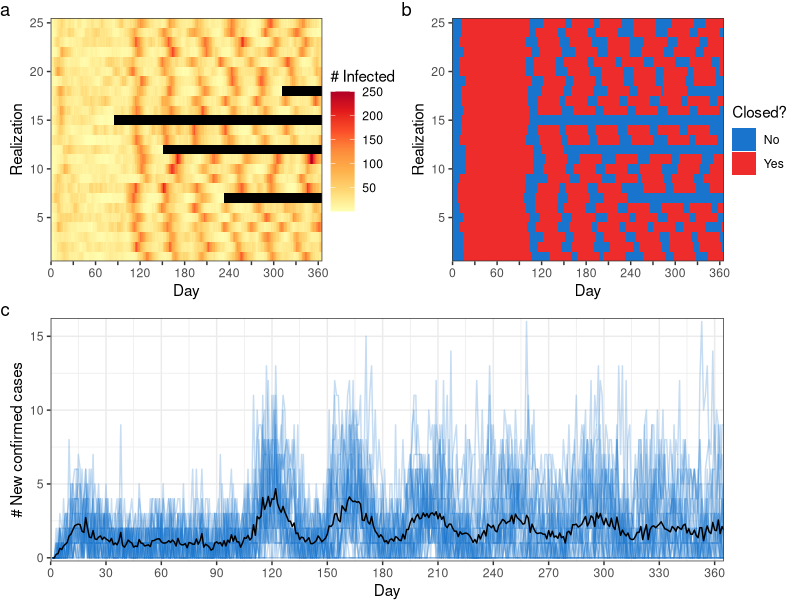
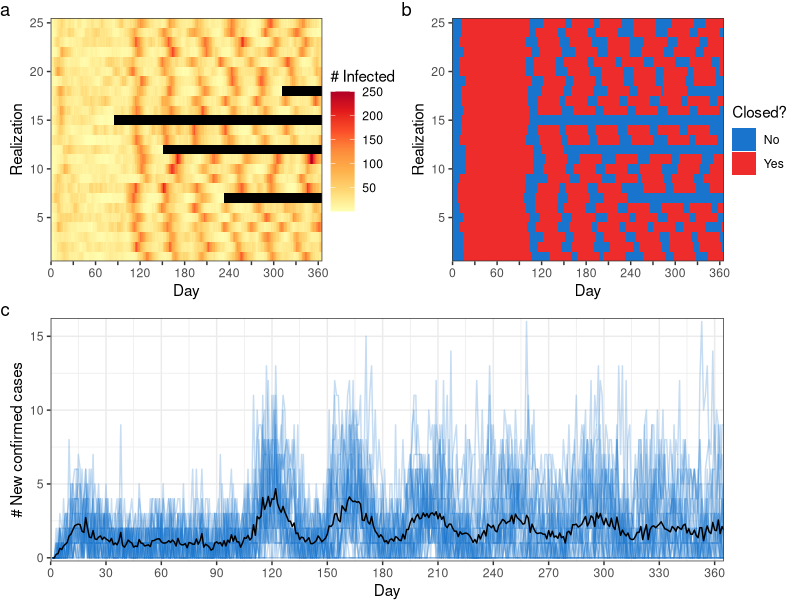

Source code (R) for these figures, in order:
#     covidHier0.35Lite_singlepatch_scenarios.R runs simulations for NPI scenarios, visualizes results and outputs figure.
#     Copyright (C) 2021  Kathyrn R Fair, Vadim A Karatayev
#
#     This program is free software: you can redistribute it and/or modify
#     it under the terms of the GNU General Public License as published by
#     the Free Software Foundation, either version 3 of the License, or
#     (at your option) any later version.
#
#     This program is distributed in the hope that it will be useful,
#     but WITHOUT ANY WARRANTY; without even the implied warranty of
#     MERCHANTABILITY or FITNESS FOR A PARTICULAR PURPOSE.  See the
#     GNU General Public License for more details.
#
#     You should have received a copy of the GNU General Public License
#     along with this program.  If not, see <https://www.gnu.org/licenses/>.

library(abind); library(fields); library(ggplot2); library(RColorBrewer); library(patchwork);library(dplyr);

#Select the scenario you want to consider; moderate level of NPIs ("moderate"), high trigger prevalence ("hightrig"), low percieved risk ("lowomega"), high percieved risk ("highomega"), no NPIs ("donothing"), long closures ("longclose")
scenario.select<-"moderate"

#Notes:
# one parameter renamed here, we have xi=dlt
#pi here (not in parms matrix, fixed at 0.2) is fraction of people who never develop symptoms. So asymptomatic stage is a bit longer and a fraction pi go A->R
#Mfact scales how much travel happens compared to reality. Mfact=1 is just movement from commuting data but really other people travel too, so baseline travel is Mfact=1.5 (irrelevant here because we don't include travel)
#epsP allows voluntary distancing efficacy to differ from that of closures (epsP=eps in paper)
#Tg and Tl are the closure thresholds, n0 is fraction initially infected
#Msave is the travel matrix (currently set so there is no connectivity between patches)

### GENERIC SETUP
years<- 1
samples<-25
pop<-50000
parms=cbind(N=rep(pop, samples),births=0.000051084, deaths=0.000020737, coviddeaths=0.0066, Mfact=1.5,s=0.2,Tg=1,Tl=1.5e-4,beta=0.43,tauI=0.3,tauEAf=0,epsP=0.85,eps=0.85,w=0.45,omg=44356,r=0.19,eta=0.8,dlt=0,alpha=0.4,sig=0.4,rho=0.67,n0=0.0001,M=diag(pop, samples, samples));

if (scenario.select=="hightrig") {parms[,"Tl"]<-2e-3;}
if (scenario.select=="lowomega") {parms[,"omg"]<-4435.6;}
if (scenario.select=="highomega") {parms[,"omg"]<-443560;}
if (scenario.select=="donothing") {parms[, c("tauI")]<-0;}


inCstart= parms[1,"Tl"]; #set initial trigger prevalence equal to dynamic trigger prevalence
inClen=30*3 #Duration of initial province closure
Resurge=30 #Duration of additional closures
NP=ncol(parms)-nrow(parms)

if (scenario.select=="longclose") {Resurge=120;}

#Defining model state space. Tn, Tk, Da, and Di are all untested, tested, asymptomatics, and infecteds.
#Nt tracks cumulative # positive cases (including those recovered)
#C tracks # days since last closure, but in output msim converts all positive C entries into eps
Tn=c("A","SA","I","SI"); Tk=c("Ak","SAk","Ik","SIk"); Da=c("A","Ak","SA","SAk"); Di=c("I","Ik","SI","SIk"); Snm=c("S","E",Da,Di,"R", "Rd", "Nt","C", "Ci", "Ct", "B", "D", "CN");


#these functions handle all the state transitions. Input x is a matrix where 1st half of columns are source states and 2nd half are destination states
gpTransB=function(x,Prs,seed,nc=ncol(x)){
	xvp=cbind(as.vector(x[,1:(nc/2)]),as.vector(Prs))
	if(max(xvp[,1])==0) return(x);  #if no untested, nobody to move over to tested, quit
	nz=(xvp[,1]*xvp[,2])>0; xvp[!nz,1]=0; #set any sample sizes where the prob is zero to zero so we don't need to run a binom for them
	set.seed(seed); xvp[nz,1]=apply(matrix(xvp[nz,],ncol=2),1,function(y) rbinom(1,y[1],y[2]));#run binom to figure out transfers
	return(x+matrix(c(-xvp[,1],xvp[,1]),ncol=nc))
}
#gpTrans is a simplified version where one transition probability for all states.
#If recovery=TRUE have individuals from 1st columns of x all transitioning into the last column
gpTrans=function(x,Pr,seed,Recovery=FALSE, nc=ncol(x)){
	xv=as.vector(x[,1:c(nc/2,nc-1)[1+Recovery]])
	if(max(xv)==0) return(x); #if nobody to potentially transfer, quit
	set.seed(seed); xv[xv>0]=sapply(xv[xv>0], function(y) rbinom(1,y,Pr)); #decides how many from each compartment get shifted within each patch
	if(Recovery){ Tr=matrix(xv,ncol=nc-1); return(x+cbind(-Tr,rowSums(Tr))); };  #If for recovery, all get shifted to recovered
	return(x+matrix(c(-xv,xv),ncol=nc)); #Not for recovery so they get shifted out of first 1/2 of matrix into 2nd
}

#Transition probabilities for travel. Multinomial faster than many binomials. rs=TRUE returns just total # people going to each province
reshfl2=function(x,M,seed,rs=TRUE,L=ncol(M),xnm=diag(x)){
  #if there's no one to transfer just leave as is, otherwise calc transport
	set.seed(seed); if(max(x)>0) xnm[,x>0]=apply(matrix(rbind(x,M)[,x>0],nrow=L+1), 2, function(y) rmultinom(1,y[1],y[-1])); #use columns where top row is number in comparment, rows below are probs of staying in/leaving home patch
	if(rs) return(rowSums(xnm)); return(xnm);
}

#birth function, input total population and output additions to succeptibles
gpBirth=function(x,Pr,seed,nc=ncol(x)){
  xv=as.vector(x)
  if(max(xv)==0) return(x); #if pop is zero, just quit bc no births
  set.seed(seed);
  #decides how many births to add to succeptible compartment for each patch
  xv[xv>0]=sapply(xv[xv>0], function(y) rbinom(1,y,Pr));
  #Add births to compartment in each patch
  Tr=matrix(xv); return(Tr);
}

#death function, input information on a compartment, outputs deaths for that compartment across patches
gpDeath=function(x,Pr,seed,nc=ncol(x)){
  xv=as.vector(x)
  if(max(xv)==0) return(x); #if no one in compartment, quit
  set.seed(seed);
  #decides how many deaths to remove from compartment for each patch
  xv[xv>0]=sapply(xv[xv>0], function(y) rbinom(1,y,Pr));
  #Remove deaths from the compartment in each patch
  Tr=matrix(xv); return(x-Tr);
}


#Modifier of travel matrix as people sick and/or tested positive less likely to travel by a proportion pstay
Mstay=function(M,pstay,Mod=M*(-(diag(ncol(M))-1)*(1-pstay))) Mod+diag(1-colSums(Mod))

meansd=function(x,wtR=1+x*0,wts=wtR/sum(wtR)){ xm=weighted.mean(x,wts); return(c(xm,sqrt(sum(wts*(x-xm)^2)))); }

#Main function handling all within-day transitions over state space S
m3iter=function(S,parms,seed,Ns=parms[,"N"]){

  #Introduce births and deaths
  #births
  Bk=S[,c("S")];
  S[,c("S")]=S[,c("S")] + gpBirth(rowSums(S[,c("S","E",Da,Di,"R")]),parms[1,"births"],seed+27);
  S[,c("B")] = S[,c("S")]-Bk;
  # non-covid deaths
  Ncurr=rowSums(S[,c("R","E",Da,Di, "S")]);
  S[,c("R","E",Da,Di, "S")]=apply(rbind(seed+(16:26), S[,c("R","E",Da,Di, "S")]), 2, function(x) gpDeath(x[-(1)],parms[1,"deaths"],x[1]))
  S[,c("D")] = Ncurr - rowSums(S[,c("R","E",Da,Di, "S")]);
  #Count up number of people in each patch after biths and deaths, to use for thresholds, etc
  Ns=rowSums(S[,c("S","E",Da,Di,"R")])

  S0k=S[,Tk]; #These are positive tests we already knew about (for individuals who are still alive)
	#Then testing results come back
	S[,c(Tn,Tk)]=gpTransB(S[,c(Tn,Tk)],as.vector(parms[,"tauI"]%*%t(c(parms[1,c("tauEAf","tauEAf")],1,1))),seed+3);
	#update cumulative total, and local active case prevalence based on our new testing
	S[,"Nt"]=S[,"Nt"]+rowSums(S[,Tk]-S0k); pos=rowSums(S[,Tk])/Ns;

	#Disease progression: pi is the fraction of people who never show symptoms (modeled implicitly)
	pi=0.2;
	## Removal without death from I
	S[,c(Di,"R")]=gpTrans(S[,c(Di,"R")],parms[1,"rho"]*(1-parms[1,"coviddeaths"]),seed,TRUE);
	## Removal via death from I
	S[,c(Di,"Rd")]=gpTrans(S[,c(Di,"Rd")],parms[1,"rho"]*parms[1,"coviddeaths"],seed,TRUE);
	## All other transitions
	S[,c(Da,"R")]=gpTrans(S[,c(Da,"R")],pi*prod(parms[1,c("sig","rho")]),seed,TRUE);
	S[,c(Da,Di)]=gpTrans(S[,c(Da,Di)],parms[1,"sig"]*(1-pi),seed+1);
	S[,c("E","A")]=gpTrans(S[,c("E","A")],parms[1,"alpha"]*(1-parms[1,"s"]),seed+2); S[,c("E","SA")]=gpTrans(S[,c("E","SA")],parms[1,"alpha"]*parms[1,"s"],seed+2.5);

	#Closure decisions: C tracks # days dC since last closure (ie units 1/eps rather than integers).
  ### Replace dC, dCt with -1 to get rid of closures
  dC=round(S[,"C"]/parms[1,"eps"]);
  dCt=round(S[,"Ct"]/parms[1,"eps"]);
  past_init<-(dCt>=inClen); in_init <-((S[,"Nt"]/Ns >= inCstart & dCt==0) | (dCt<inClen & dCt>0));
	decide= past_init & (dC==0 | dC>Resurge-1); #determines if we're past initial and any subesequent closures
  closed=parms[1,"eps"]*((pos > parms[,"Tl"]*decide & parms[,"Tl"]<1 & past_init==TRUE) | in_init | (pos==0 & decide==FALSE & parms[,"Tl"]<1 & past_init==TRUE));
	S[,"C"]=S[,"C"]*(!decide)+(past_init*closed);
	S[,"Ci"]=in_init*closed;
	S[,"Ct"]=S[,"Ct"] + closed;

	### NOTE: right now the below travel stuff is OK because we have no travel and the initial matrix (which has static population size) which is being used for caculating travel proportions is using the initial static population size to do so --- we will need to fix this to incorporate dynamic pop size if we add travel back in
	#Make modified travel matrices for people feeling sick and/or tested positive, then implement travel
	M=Mc=parms[,-(1:NP)]; Mc=M[1:nrow(M),]*(1-closed); diag(Mc)=diag(Mc)+1-colSums(Mc); McA=abind(Mc,Mstay(Mc,parms[1,"eta"]),Mstay(Mc,parms[1,"r"]),Mstay(Mc,1-(1-parms[1,"eta"])*(1-parms[1,"r"])),along=3);
	Ss=reshfl2(S[,"S"],Mc,seed+4,FALSE); Rearr=apply(rbind(seed+(5:14), c(1,1,1:2,1:2,3:4,3:4), S[,c("R","E",Da,Di)]), 2, function(x) reshfl2(x[-(1:2)],McA[,,x[2]],x[1]))
  Pstar=rowSums(cbind(Ss,Rearr));
	dlt=parms[1,"dlt"];
	Pmod= dlt + (1-dlt)/Pstar;

	#Baseline infection probability. The last term with rowSums is how many people end up in each county for the day.
	Infect = parms[1,"beta"]*(parms[1,"w"]*(1-closed) + (1-parms[1,"w"])*(1-parms[1,"epsP"]*(1-exp(-parms[1,"omg"]*pos)))) * Pmod
	#Class-specific infection modifiers. Net infection Pr is then 1-Pr(avoid infection by anyone).
	modK=1-parms[1,"eta"]; modS=1/parms[1,"s"]-1; modA=cbind(Infect,modK*Infect,modS*Infect,modS*modK*Infect);
	Infects=1 - apply((1-cbind(modA,2*modA))^Rearr[,-(1:2)], 1, prod)
	if (max(Infects)>1) print(max(Infects));

	#Implement infection and move susceptibles and newly exposeds back to home county
	#Record all previously exposed
	C0=S[,c("E")];
	S[,c("S","E")]=cbind(0,S[,"E"]) + colSums(gpTransB(cbind(Ss,0*Ss),round(Infects,10),seed+15))
	#Update with newly exposed
	S[,"CN"]=S[,c("E")]-C0;

	return(S)
}; FUN=m3iter

closein=function(threshs,tsNt,tm){
#   #uncomment lines below to revert to initial closure in the style of Karateyev et al. (2020), right now this function doesn't do anything
# 	if(max(tsNt)<inCstart) return(1+0*threshs) #Closures not yet started
# 	if((tm-which(tsNt>=inCstart)[1])<inClen) return(0*threshs) #Initial closure started
	return(threshs) #Initial closure over
}
#Implements decline in testing time from initial 10 days, and allows parameters (if specified in retest) to change after re-opening.
closeinappl=function(parms,TS,tm=dim(TS)[3],delayInit=10){
	Nta=colSums(t(t(TS[,"Nt",]))); parms[,c("Tl","Tg")]=closein(parms[,c("Tl","Tg")],Nta,tm);
	return(parms);
}
Resagg=function(TS,parms,plotgive=TRUE){  tmp=t(apply(TS,2:3,sum))/sum(parms[,"N"]); tmp2=cbind(tmp[,"R"],rowSums(tmp[,2:10])*1e2,rowSums(tmp[,Tk])*1000,tmp[,"C"]); if(plotgive) matplot(tmp2,type="l"); return(tmp2); }
#Function to implement simulations. InitInf sets which stages the initially sick people are in, InitInf=2 default is all sick initially exposed
msim3=function(FUN,parms,Trun=365,seed0=11,plotgive=FALSE,InitInf=c(2)){
	L=nrow(parms); nI=length(InitInf); Ns=parms[,"N"];
	#assign initial infections
	set.seed(seed0); Infs=NI0=apply(parms[,c("N","n0")], 1, function(x) rbinom(n=nI,x[1],prob=x[2]/nI)); if(nI>1){ Infs=t(Infs); NI0=rowSums(Infs); };

	TS=array(0,dim=c(L,length(Snm),1)); TS[,c(1,InitInf),1]=cbind(Ns-NI0,Infs); TS[,13,1]=0; colnames(TS)=Snm; set.seed(seed0+2); Seed=rnorm(Trun,1e6,1e6);
	Mn=round(parms[1,"Mfact"]*parms[,-(1:NP)]*(1-diag(L))); diag(Mn)=Ns-colSums(Mn); parms[,-(1:NP)]=Mn%*%diag(1/colSums(Mn));

	for(i in 2:Trun) TS=abind(TS,FUN(TS[,,i-1],closeinappl(parms,TS),seed=Seed[i]),along=3); TS[,"C",]=parms[1,"eps"]*(TS[,"C",]>0);

	#Different levels of aggregation in model output. plotgive=3 or 3.5 give shortest output form (tracking only infections and costs) in integer format to reduce output size
	if(plotgive=="TS") return(TS); if(plotgive==TRUE) return(Resagg(TS,parms,plotgive==1));
	if(plotgive%in%c(3,3.5)){ TS[,"C",]=TS[,"C",]*matrix(Ns,nrow(parms),Trun); TSn=apply(TS,c(2,3),sum); out=matrix(as.integer(TSn),nrow(TSn),ncol(TSn)); if(plotgive==3.5) return(out[c(1,13),]); return(rbind(out,colMeans(TS[,"C",]>0))); }
	#In fitting also tracked mean and variance in proportion distancing (omgs) and proportion of infections in Toronto (fracTor)
	if(plotgive=="fit"){ omgs=t(apply(apply(TS[,Tk,],c(1,3),sum)*matrix(1/Ns,L,Trun), 2, function(x) meansd(1-exp(-parms[1,"omg"]*x),Ns)));
	propCits=t(TS[,"Nt",]); states=t(apply(TS,c(2,3),sum)); return(cbind(states,omgs,propCits)); }
}

x=(msim3(m3iter,parms,(years*365)+1,plotgive="TS",seed0=1,InitInf=c(2)));


for (i in 1:length(x[,1,1])) {

  tmp<-as.data.frame(t(x[i,,]))
  tmp$ts <- as.numeric(row.names(tmp))-1
  tmp$run<-i

  if (i==1) {
    df<-tmp
  } else {
    df<-rbind(df,tmp)
  }
}

df$sick<-rowSums(df[,colnames(df) %in% c("E",Di,Da)])
df$know.current<-rowSums(df[,colnames(df) %in% Tk])

df<- df %>% group_by(run) %>% mutate(new.K = Nt - lag(Nt), cum.D = cumsum(D))

df.fin<-df[df$ts==max(df$ts),]
df.fin$propinf<-rowSums(df.fin[,c("E",Da,Di,"R","Rd")])/rowSums(df.fin[,c("S","E",Da,Di,"R","Rd","cum.D")])

df$sick[df$sick==0]<-NA

transp<-0.25

p1<-ggplot(data=df, aes(x=ts, y=new.K)) +
  geom_line(aes(group=run), colour="dodgerblue3", alpha=transp) +
  stat_summary(geom="line", fun=mean, colour="black", linetype="solid") +
  xlab("Day") +
  ylab("# New confirmed cases") +
  scale_x_continuous(expand = c(0,0), breaks=seq(0,390,30)) +
  scale_y_continuous(expand=c(0.015,0)) +
  theme_bw()

c.breaks <- seq(0, 390, 30)
c.labels <- as.character(c.breaks)
c.labels[!(c.breaks %% 60 == 0)] <- ''

p2<-ggplot(data=df, aes(x=ts, y=run)) +
  geom_tile(aes(group=run, fill=as.factor((C+Ci)/parms[1,"eps"]))) +
  xlab("Day") +
  ylab("Realization") +
  scale_x_continuous(expand = c(0,0), breaks=c.breaks, labels=c.labels) +
  scale_y_continuous(expand = c(0,0)) +
  scale_fill_manual("Closed?", values=c("dodgerblue3", "firebrick2"), labels=c("No", "Yes"), drop=FALSE) +
  theme_bw()

if (scenario.select=="donothing") {
  p1<-ggplot(data=df, aes(x=ts, y=CN)) +
    geom_line(aes(group=run), colour="dodgerblue3", alpha=transp) +
    stat_summary(geom="line", fun=mean, colour="black", linetype="solid") +
    xlab("Day") +
    ylab("# New infections") +
    scale_x_continuous(expand = c(0,0), breaks=seq(0,390,30)) +
    theme_bw()

  p2<-ggplot(data=df, aes(x=ts, y=run)) +
    geom_tile(aes(group=run, fill=factor((C+Ci)/parms[1,"eps"], levels=c("0", "1")))) +
    xlab("Day") +
    ylab("Realization") +
    scale_x_continuous(expand = c(0,0), breaks=c.breaks, labels=c.labels) +
    scale_y_continuous(expand = c(0,0)) +
    scale_fill_manual("Closed?", values=c("dodgerblue3", "firebrick2"), labels=c("No", "Yes"), drop=FALSE) +
    theme_bw()
}


p3<-ggplot(data=df, aes(x=ts, y=run)) +
  geom_tile(aes(group=run, fill=sick)) +
  xlab("Day") +
  ylab("Realization") +
  scale_fill_distiller("# Infected", palette="YlOrRd", direction = 1, na.value = "black") +
  scale_x_continuous(expand = c(0,0), breaks=c.breaks, labels=c.labels) +
  scale_y_continuous(expand = c(0,0)) +
  theme_bw()


p.comb<-wrap_plots( wrap_plots(p3, p2, nrow=1), p1 + guides(colour=FALSE), nrow = 2) +
  plot_annotation(tag_levels = 'a') & theme(legend.position = 'right', legend.margin = margin(0, 0, 0, -5, "pt"), plot.margin = margin(0, 5, 0, 0, "pt"))

print(p.comb)

#png(sprintf("COVIDsim_scenario_%s.png",scenario.select), width=20, height=10, units="cm", res=500)
print(p.comb)
dev.off()
